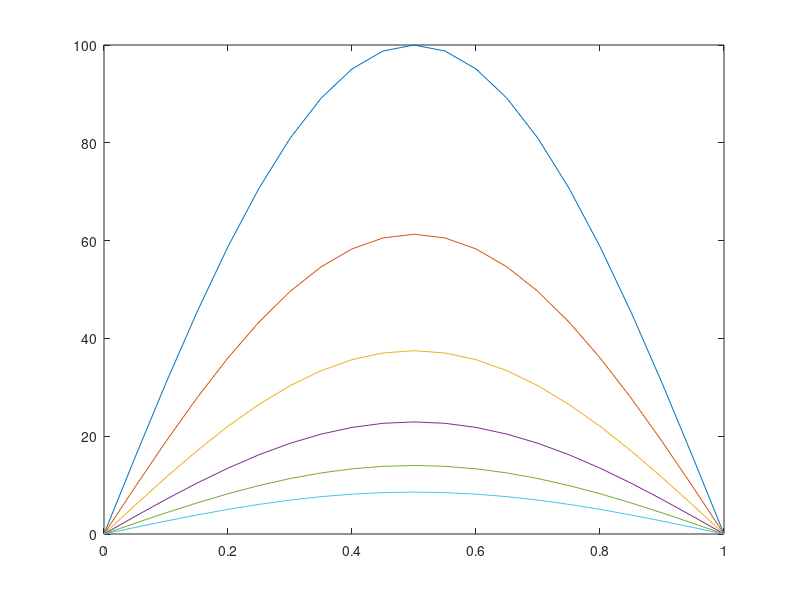

Reproduce this figure in MATLAB.
%{
%%%%%%%%%%%%%%%%%%%%%%%%%%%%%%%%%%%%%%%%%%%%%%%%%%%%%%%%%%%%%%%%%%%%%%%%%%%%%%
            Script para la resolución de la ecuacion de difusión 1D
                         u_tt=a^2 u_xx     
             con condiciones de borde períodicas 
                          u(xL,t)= gL(t) 
                          u(xR,t)= gR(t)
Se implementó para gR=br y gL=bl
             y condicion inicial
                          u(x,0)= cte3 
             solución analítica
                           u(x,t)=exp(-(x-ct)^2)            
      Se utiliza la discretización temporal 
           Euler progresivo  explicito theta=0
           Euler regresivo   implicito theta=1
           Crank Nicolson    semiimplicito  theta=1/2
           Rvieytes
           MNA 2C 2021
%%%%%%%%%%%%%%%%%%%%%%%%%%%%%%%%%%%%%%%%%%%%%%%%%%%%%%%%%%%%%%%%%%%%%%%%%%%%%%%%
%}
clear all, clf

%Discrertizacion temporal
theta=1;

%Dominio
xmin=0;
xmax=1;
Tmax=0.25;

%Resolucion
NIx=19;
Nt=1000;

%Condiciones de borde
bl=0;
br=0;

%Condicion iniciales
u0= @(x) 100*sin(pi*x);

%% alpha
a=1;

%% paso (se calcula solo)
hx=(xmax-xmin)/(NIx+1)
ht=Tmax/Nt

r=a*ht/hx^2

%cantidad de lineas ploteadas y soluciones exportadas
np=floor(Nt/5);
%%%%%%%%%%%%%%%%%%%%%%%%%%%%%%%%%%%%%%%%%%%%%%%%%%%%%%%%%%%%%%%%%%%%%%%%%%%%%%%
%                     Check estabilidad

if (theta==0.5) && r>1
    fprintf('Con los pasos temporal y espacial establecidos el esquema no converge\n')
    return
endif
if theta==0 && r>0.5
  fprintf('Euler progresivo no converge\n')
 % return
endif
%genera la grilla espacial y temporal
x=xmin:hx:xmax;
t=0:ht:Tmax;


%defino matriz de datos

%las temperaturas se almacenan en la matriz, cada tiempos es una fila.
%carga las condiones de contorno e iniciales
u=ones(Nt+1,NIx+2);
u(1,:) = u0(x);           %condicion inicial temperatura uniforme
u(:,1)=bl*ones(Nt+1,1);   %condicion de contorno
u(:,end)=br*ones(Nt+1,1); %condicion de contorno

%parametros del calculo

A = a*ht*theta/hx^2;
B = a*ht*(1-theta)/hx^2;

r1 = (1 + 2*A);
r2 = (1 -2*B);

%matriz n+1
d0np1 =r1*ones(NIx,1);
dsnp1 = -A*ones(NIx-1,1);
M=(diag(d0np1)+diag(dsnp1,-1)+diag(dsnp1,1));

%matriz n
d0n = r2*ones(NIx,1);
dsn = +B*ones(NIx-1,+1);
N=(diag(d0n)+diag(dsn,-1)+diag(dsn,1));


%   M*u^(n+1)=N*u^n +b; S= inv(M)*N
%     u^(n+1)=S*u^n + inv(M)*b
Minv= inv(M);
S   = Minv*N;
b=zeros(NIx,1);

%plot estado incial
plot(x,u(1,:))

%error en x=0.5
error=zeros(Nt, 1);

% sal == respuesta. sal(x, t)
sal=u(1,:)';
hold on
for k=2:Nt+1
    
    un=u(k-1,2:end-1)';
    
    b(1)    = A*u(k,1)      + B*u(k-1,1);
    b(NIx)  = A*u(k,NIx+2)  + B*u(k-1,NIx+2);
    
    %un+1
    u(k,2:end-1)=S*un+Minv*b;
    
    ux = u(k,floor((NIx+1)/2)+1);
    error(k-1) = abs(ux - 100*exp(-pi^2*k*ht)*sin(pi*0.5));
    
    if rem(k,np)==0
      plot(x,u(k,:))
      hold on
      sal=[sal u(k,:)'];
    endif
endfor

max(error)
min(error)
